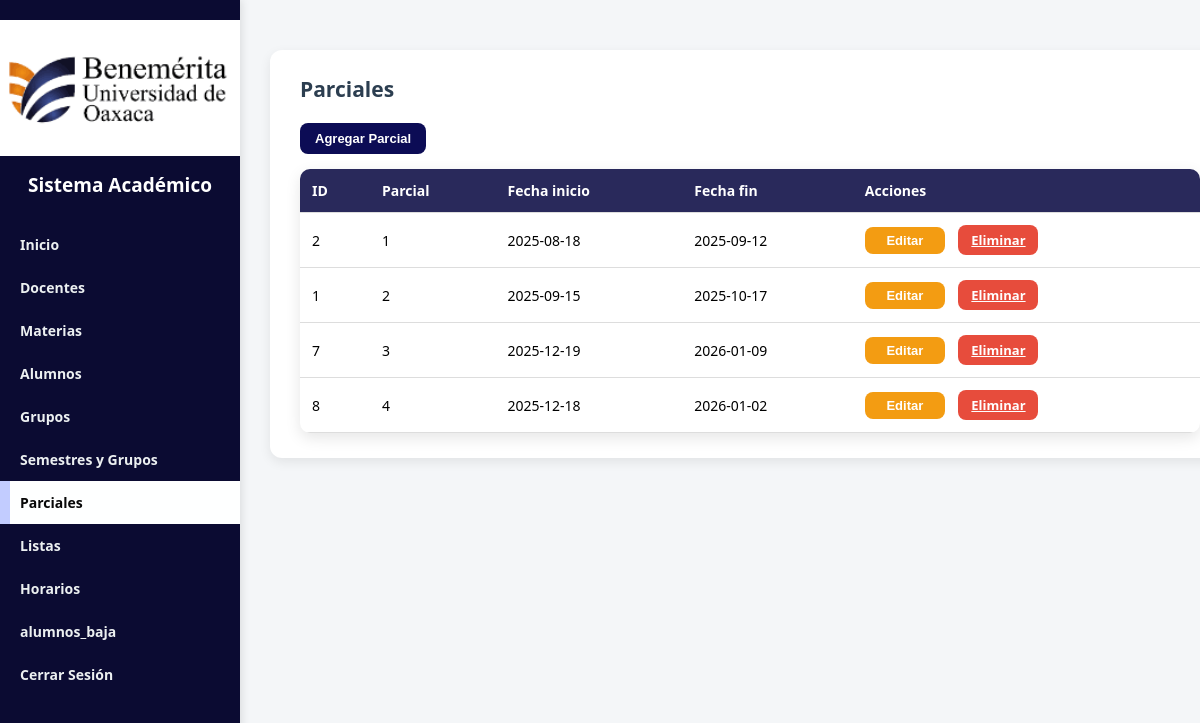
The page /views/parciales.php (signed in) on the database as committed earlier.
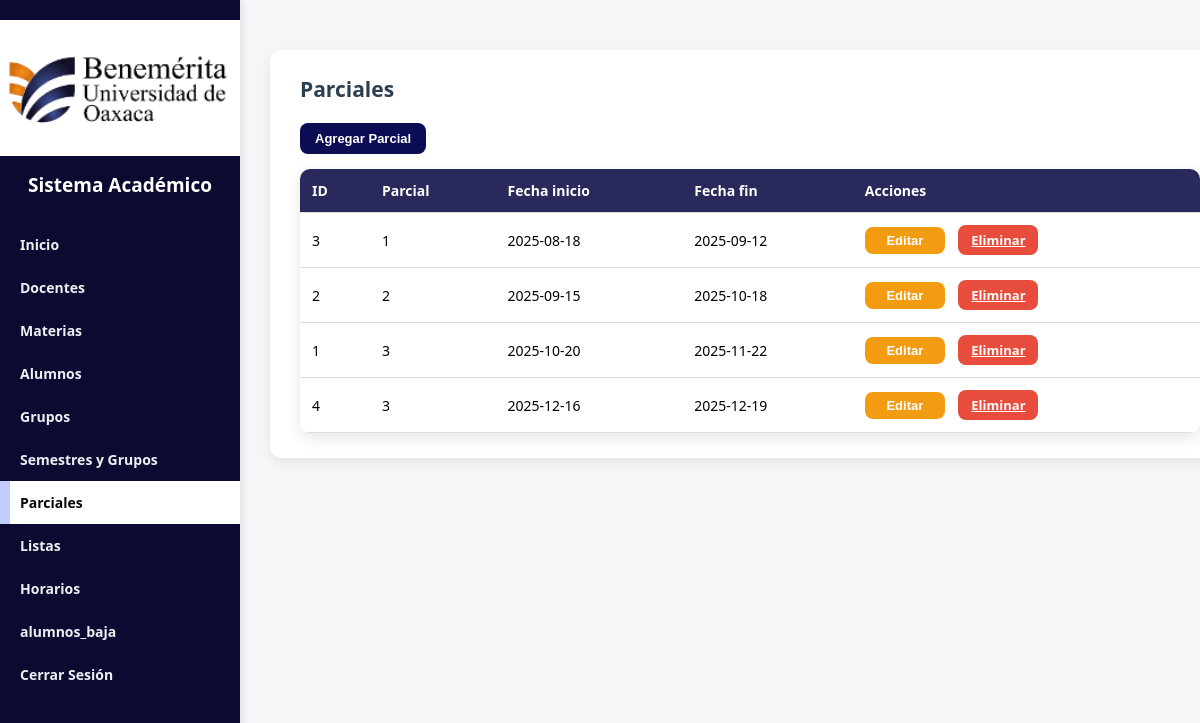
The same page on the database as committed later.
### tables this page shows
CREATE TABLE `parciales` (
  `id_parcial` int(11) NOT NULL AUTO_INCREMENT,
  `id_carrera` int(11) NOT NULL,
  `numero_parcial` int(11) NOT NULL,
  `fecha_inicio` date NOT NULL,
  `fecha_fin` date NOT NULL,
  PRIMARY KEY (`id_parcial`),
  KEY `fk_parcial_carrera` (`id_carrera`),
  CONSTRAINT `fk_parcial_carrera` FOREIGN KEY (`id_carrera`) REFERENCES `carreras` (`id_carrera`) ON DELETE CASCADE
);

### models/ParcialesModel.php (called while the page is built, shortened)
<?php
class ParcialesModel {
    private $conn;
    public function __construct($conexion) {
        $this->conn = $conexion;
    }
    public function getParciales($id_carrera = null) {
        if ($id_carrera) {
            $sql = "SELECT * FROM parciales WHERE id_carrera = $id_carrera ORDER BY numero_parcial ASC";
        } else {
            $sql = "SELECT p.*, c.nombre AS carrera
                    FROM parciales p
                    JOIN carreras c ON c.id_carrera = p.id_carrera
                    ORDER BY p.id_carrera, p.numero_parcial ASC";
        }
        return $this->conn->query($sql)->fetch_all(MYSQLI_ASSOC);
    }
}
?>

### views/parciales.php (the view, shortened to what this page needs)
<?php
require_once "../config/conexion.php";
require_once "../models/ParcialesModel.php";
$rol = $_SESSION['rol'];
$id_carrera = ($rol === 'coordinador') ? $_SESSION['id_carrera'] : null;
$model = new ParcialesModel($conn);
$parciales = $model->getParciales($id_carrera);
?>
<div class="container-form">
    <h2>Parciales</h2>
    <button class="btn-agregar" onclick="abrirModal()">Agregar Parcial</button>
    <table class="tabla-docentes">
        <thead>
            <tr>
                <th>ID</th>
                <th>Parcial</th>
                <th>Fecha inicio</th>
                <th>Fecha fin</th>
                <th>Acciones</th>
            </tr>
        </thead>
        <tbody>
            <?php foreach ($parciales as $p): ?>
                <tr data-id="<?= $p['id_parcial'] ?>"
                    data-numero="<?= $p['numero_parcial'] ?>"
                    data-inicio="<?= $p['fecha_inicio'] ?>"
                    data-fin="<?= $p['fecha_fin'] ?>"
                    data-id_carrera="<?= $p['id_carrera'] ?>">
                    <td><?= $p['id_parcial'] ?></td>
                    <td><?= $p['numero_parcial'] ?></td>
                    <td><?= $p['fecha_inicio'] ?></td>
                    <td><?= $p['fecha_fin'] ?></td>
                    <td>
                        <button class="btn-editar" onclick="abrirModal(<?= $p['id_parcial'] ?>)">Editar</button>
                        <a href="../controllers/ParcialesController.php?eliminar=<?= $p['id_parcial'] ?>"
                            class="btn-eliminar"
                            onclick="return confirm('¿Eliminar parcial?')">Eliminar</a>
                    </td>
                </tr>
            <?php endforeach; ?>
        </tbody>
    </table>
</div>
<?php
include "dashboard.php";
?>

Rows that differ between the two databases and show on the page:
removed parciales: id_parcial "7", numero_parcial "3", fecha_inicio "2025-12-19", fecha_fin "2026-01-09"
removed parciales: id_parcial "8", numero_parcial "4", fecha_inicio "2025-12-18", fecha_fin "2026-01-02"
added parciales: id_parcial "3", numero_parcial "1", fecha_inicio "2025-08-18", fecha_fin "2025-09-12"
changed parciales id 2: numero_parcial "1" → "2"; fecha_inicio "2025-08-18" → "2025-09-15"; fecha_fin "2025-09-12" → "2025-10-18"
changed parciales id 1: numero_parcial "2" → "3"; fecha_inicio "2025-09-15" → "2025-10-20"; fecha_fin "2025-10-17" → "2025-11-22"
now on this page (row edited): parciales: id_parcial "4", numero_parcial "3", fecha_inicio "2025-12-16", fecha_fin "2025-12-19"
